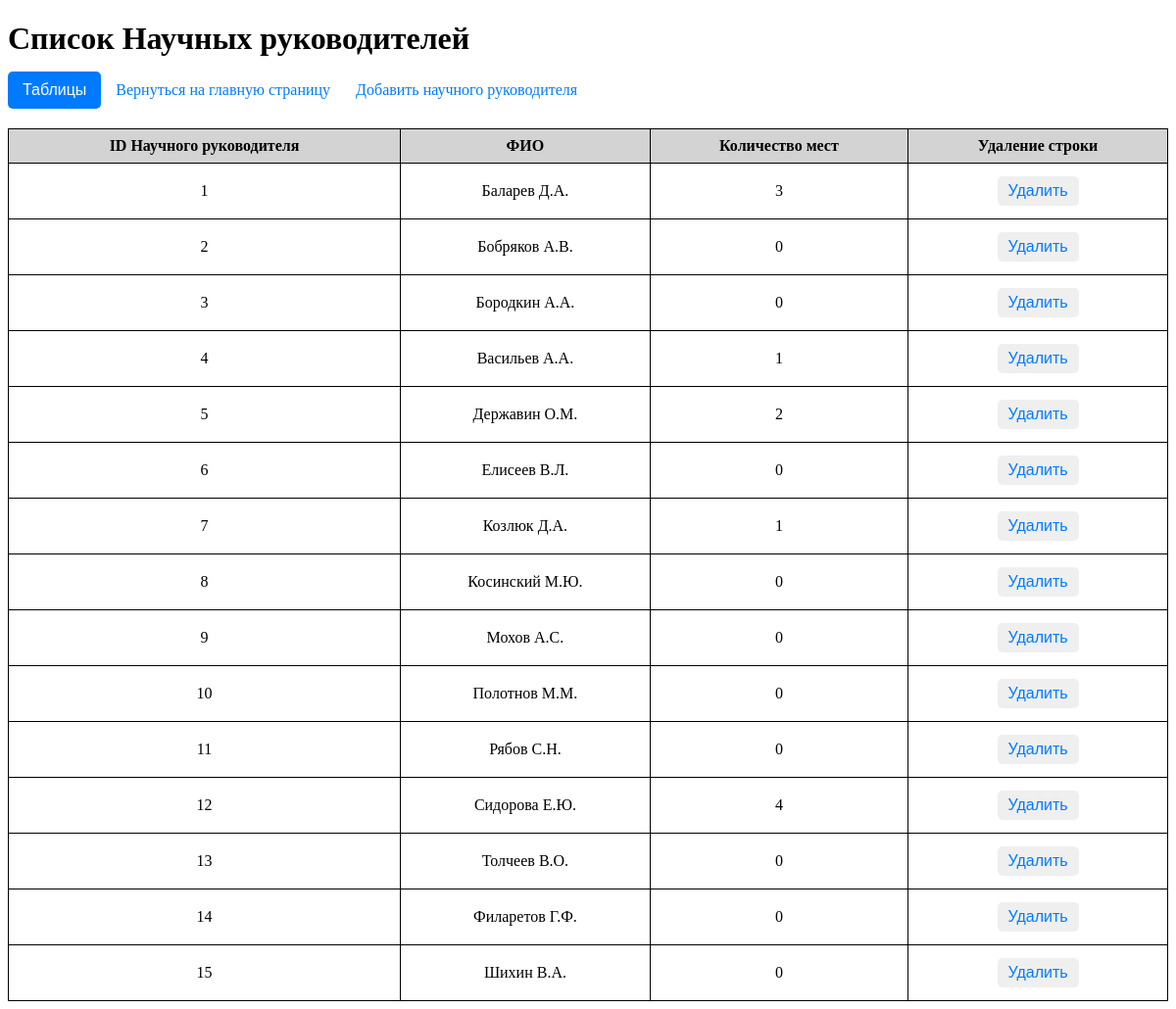
The page /advisers on the database as committed earlier.
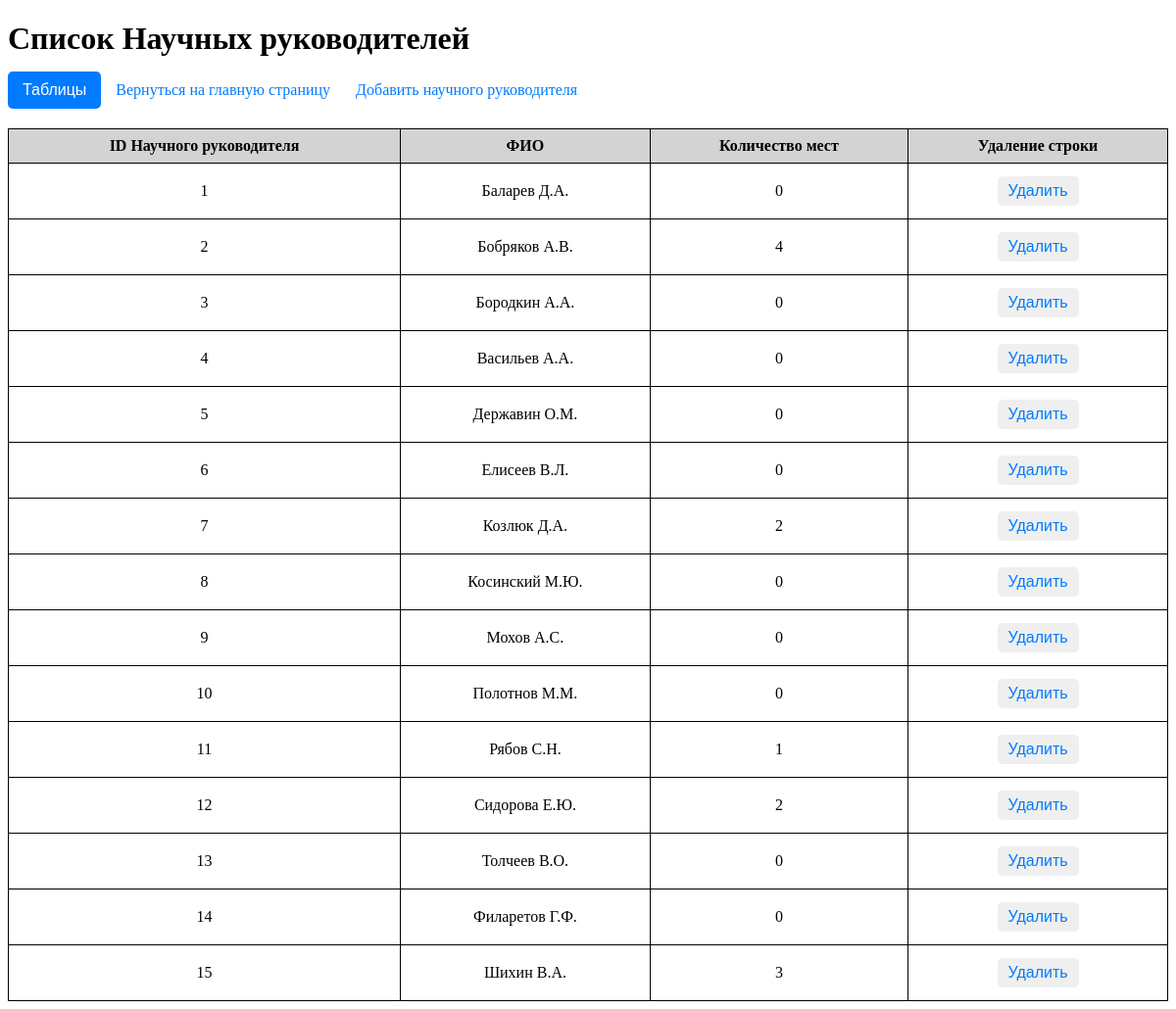
The same page on the database as committed later.
### models.py (models this page shows)
class Adviser(Base):
    __tablename__ = 'advisers'
    adviser_id = Column(Integer, primary_key=True)
    firstname = Column(String, nullable=False)
    lastname = Column(String, nullable=False)
    patronymic = Column(String, nullable=False)
    number_of_places = Column(Integer, nullable=False)
    adviser_themes = relationship("AdviserTheme", back_populates="adviser")
    distributions = relationship("Distribution", back_populates="adviser")

### app.py (the view)
@app.route("/advisers")
def display_advisers():
    advisers = adviser_repository.get_all(Adviser)
    return render_template("adviser_data.html", advisers=advisers)

### repositories.py (called while the page is built)
    def get_all(self, model) -> list:
        with self.Session() as session:
            return session.query(model).all()

### templates/adviser_data.html (shortened to what this page needs)
<!DOCTYPE html>
<html lang="en">
<head>
</head>
<body>
    <h1>Список Научных руководителей</h1>
        {% include 'dropdown_tables.html' %}
    <a href="{{ url_for('index') }}">Вернуться на главную страницу</a>
    <a href="{{ url_for('add_adviser') }}">Добавить научного руководителя</a>
    <table>
        <tr>
            <th>ID Научного руководителя</th>
            <th>ФИО</th>
            <th>Количество мест</th>
            <th>Удаление строки</th>
        </tr>
        {% for adviser in advisers %}
        <tr>
            <td>{{ adviser.adviser_id }}</td>
            <td>{{ adviser.firstname }} {{ adviser.lastname[0]}}.{{ adviser.patronymic[0] }}.</td>
            <td>{{ adviser.number_of_places }}</td>
            <td>
            <button onclick="showDeleteConfirmationAdviser({{ adviser.adviser_id }}, '{{ adviser.firstname }}', '{{ adviser.lastname }}', '{{ adviser.patronymic }}')">Удалить</button>
            </td>
        </tr>
        {% endfor %}
    </table>
</body>
</html>

### templates/dropdown_tables.html (shortened to what this page needs)
<!DOCTYPE html>
<html lang="en">
<head>
</head>
<body>
    <div class="dropdown">
        <button class="dropbtn">Таблицы</button>
    </div>
</body>
</html>

### templates/adviser_data.html (style rules this page uses)
table { width: 100%; border-collapse: collapse; margin-top: 15px; }
td, th { border: 1px solid; padding: 8px; text-align: center; }
th { background-color: lightgray; font-size: 16px; font-weight: bold; }
a { font-size: 16px; padding: 5px 10px; text-decoration: none; color: #007bff; border: 1px solid transparent; border-radius: 5px; transition: background-color 0.3s; }
h1 { margin-bottom: 10px; }
button { font-size: 16px; padding: 5px 10px; text-decoration: none; color: #007bff; border: 1px solid transparent; border-radius: 5px; transition: background-color 0.3s; margin-bottom: 5px; margin-top: 5px; cursor: pointer; }

### templates/dropdown_tables.html (style rules this page uses)
.dropdown { position: relative; display: inline-block; }
.dropbtn { background-color: #007bff; color: white; padding: 10px 15px; font-size: 16px; border: none; cursor: pointer; }

Rows that differ between the two databases and show on the page:
changed Adviser "Баларев": number_of_places "3" → "0"
changed Adviser "Бобряков": number_of_places "0" → "4"
changed Adviser "Васильев": number_of_places "1" → "0"
changed Adviser "Державин": number_of_places "2" → "0"
changed Adviser "Козлюк": number_of_places "1" → "2"
changed Adviser "Рябов": number_of_places "0" → "1"
changed Adviser "Сидорова": number_of_places "4" → "2"
changed Adviser "Шихин": number_of_places "0" → "3"
